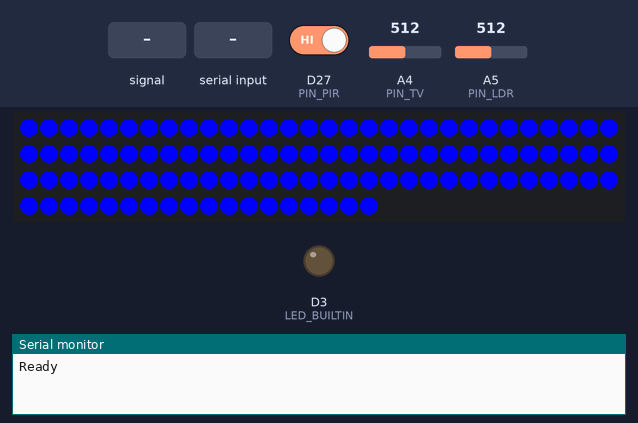
A sketch run on a simulated nRF52 board. Parts: 108 RGB LEDs in strip order, left to right, continuing on the next row, output pins drawn as LEDs (lit = HIGH), the last lines printed to the serial monitor. The inputs (shaded band) are chosen by the test bench; at power-on: A5 (PIN_LDR) = 512, A4 (PIN_TV) = 512, D27 (PIN_PIR) HIGH. A phone connects over Bluetooth LE 3 s after start.

Above: at 1.2 s.
1.3 s: A4 (PIN_TV) fed a 200 Hz sine of ±255 counts around its level
4.3 s: A5 (PIN_LDR) set to 34
6.2 s: A5 (PIN_LDR) set to 27
At 7.1 s:
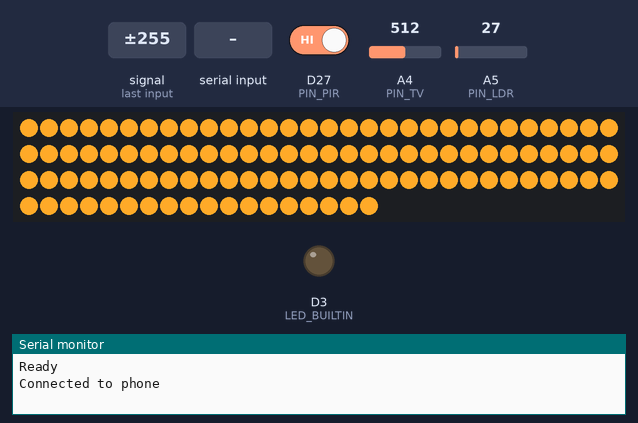
7.7 s: "rainbow,1\n" received over the second serial link
At 7.85 s:
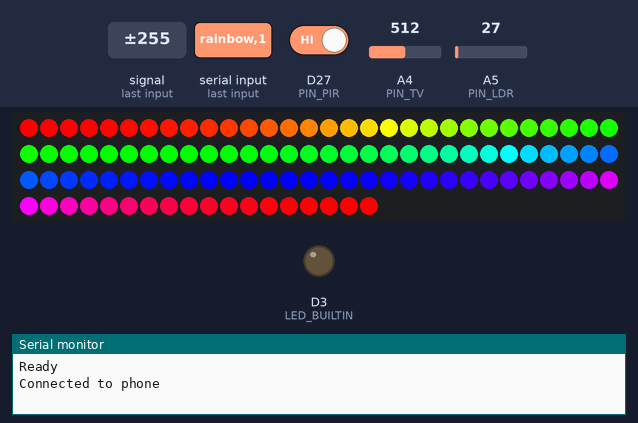
10.1 s: "pwroff,1\n" received over the second serial link
At 11.3 s:
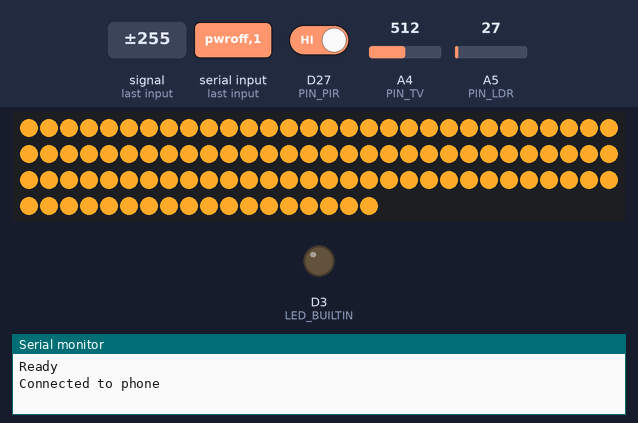
11.6 s: "pwron,1\n" received over the second serial link
At 12.0 s:
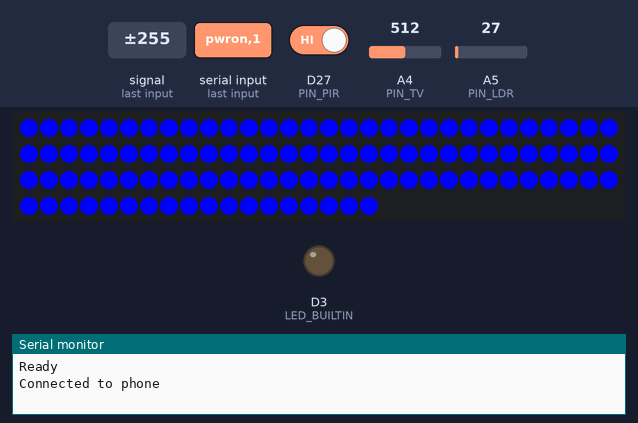
Timing chart, 0 to 14.1 s (numbered marks = the images above; inputs shaded):
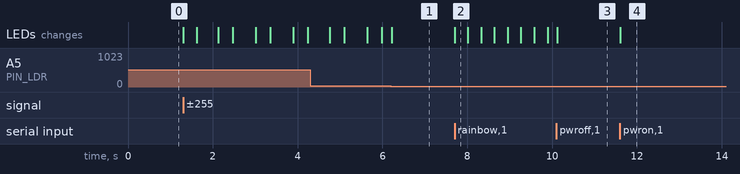

The sketch:

plain-backlight.ino
```cpp
/***********************************************************************
 * @file      audio-visualizer.ino
 * @author    Fahad Mirza (fahadmirza8@gmail.com)
 * @version   V2.0
 * @brief     Main Application
 ***********************************************************************/
/*-- Includes ---------------------------------------------------------*/
#include <Arduino.h>
#include <Adafruit_NeoPixel.h>
#include "ble.h"


/*-- Macros -----------------------------------------------------------*/
#define CMD_BUFFER_SIZE  (25U)
#define VALID            (1U)
#define INVALID          (0U)
//#define DEBUG


/*-- Constants --------------------------------------------------------*/
static const uint8_t PIN_LDR      = A5;
static const uint8_t PIN_AUDIO_IN = A0;
static const uint8_t PIN_RESET    = 31;
static const uint8_t PIN_STROBE   = 11;
static const uint8_t PIN_NEOPIXEL = 7;
static const uint8_t PIN_PIR      = 27;
static const uint8_t PIN_TV       = A4;

static const uint8_t LED_COUNT    = 108;


/*-- Private typedef --------------------------------------------------*/
typedef enum eMode
{
    POWER_ON = 0,
    POWER_OFF,
    TV_ON,
    RAINBOW,
    BACKLIGHT,
    DARK
}eMode_t;


/*-- Private variables ------------------------------------------------*/
char CmdBuffer[CMD_BUFFER_SIZE + 1];
bool LedIsOn = false;
uint32_t DarkModeCounter = 0;

Adafruit_NeoPixel Neopixel(LED_COUNT, PIN_NEOPIXEL, NEO_GRB + NEO_KHZ800);

// Initial Application Mode
eMode_t AppMode = POWER_OFF;


/*-- Function definitions ---------------------------------------------*/
void setup()
{
    pinMode(LED_BUILTIN, OUTPUT);
    digitalWrite(LED_BUILTIN, LOW);

    // Config Neopixels
    Neopixel.begin();
    Neopixel.show();              // Turn OFF all LEDs
    Neopixel.setBrightness(255);  // Set BRIGHTNESS to max (max = 255)

    // Config PIR
    pinMode(PIN_PIR, INPUT);

    Serial.begin(115200);

#ifdef DEBUG
    // Blocking wait for connection when debug mode is enabled via IDE
    while(!Serial) yield();
#endif

    BLE_Init();
}

void loop()
{
    // Check if there is any command from BLE
    if(BLE_ProcessMsg(CmdBuffer) == VALID)
    {
        parse_cmd(CmdBuffer);
    }

    switch(AppMode)
    {
        case RAINBOW:
        {
            rainbow(20);
            break;
        }
        case DARK:
        {
            if (digitalRead(PIN_PIR) == false)
            {
                delay(1);
                DarkModeCounter++;
                if (DarkModeCounter > 60000)
                {
                    Neopixel.clear();
                    Neopixel.show();
                    LedIsOn = false;
                    DarkModeCounter = 0;
                    AppMode = POWER_OFF;

                    //digitalWrite(LED_BUILTIN, LOW);
                }
            }
            else
            {
                DarkModeCounter = 0;
            }
            break;
        }
        default:
        {
            // Backlight doesn't need continuous execution
            break;
        }
    }

    //Serial.printf("P:%d\tD:%ld\n", digitalRead(PIN_PIR), DarkModeCounter);

    if ((digitalRead(PIN_PIR) == true) && (LedIsOn == false) && (read_ldr() <= 30))
    {
        Neopixel.setBrightness(255);
        Neopixel.fill(Neopixel.Color(255, 170, 40));
        Neopixel.show();
        LedIsOn = true;
        AppMode = DARK;
        DarkModeCounter = 0;

        //digitalWrite(LED_BUILTIN, HIGH);
    }

    if (is_tv_on() && (LedIsOn == false))
    {
        backlight(0); // Whatever last was used
        LedIsOn = true;
        AppMode = TV_ON;
    }
    else if ((is_tv_on() == false) && (AppMode == TV_ON))
    {
        Neopixel.clear();
        Neopixel.show();
        LedIsOn = false;
        AppMode = POWER_OFF;
    }

}

bool is_tv_on(void)
{
    if (analogRead(PIN_TV) > 400)
    {
        return true;
    }

    return false;
}

uint32_t read_ldr(void)
{
    uint32_t sensorValueSum = 0;

    for(int i = 0; i < 50; i++)
    {
        sensorValueSum += analogRead(PIN_LDR);
    }

    uint32_t sensorValueAvg = sensorValueSum / 50;

    //Serial.println(sensorValueAvg);

    return sensorValueAvg;
}


/******************************************************************************
 * @brief  parse the command received from BLE
 * @param  cmd: pointer of the buffer that holds the command
 * @retval None
 ******************************************************************************/
static void parse_cmd(char *cmd)
{
    if(strncmp(cmd, "pwroff", strlen("pwroff")) == 0)
    {
        Neopixel.clear();
        Neopixel.show();
        LedIsOn = false;
        AppMode = POWER_OFF;
    }
    else if(strncmp(cmd, "pwron", strlen("pwron")) == 0)
    {
        backlight(0); // Whatever last was used
        LedIsOn = true;
        AppMode = POWER_ON;
    }
    else if(strncmp(cmd, "rainbow", strlen("rainbow")) == 0)
    {
        Neopixel.setBrightness(255);
        LedIsOn = true;
        AppMode = RAINBOW;
    }
    else if(strncmp(cmd, "bl", strlen("bl")) == 0)
    {
        // BackLight mode. The command looks like this
        // "bl,253,124,78,100" (cmd,r,g,b,brightness)

        // Skip "bl,"
        cmd += 3;

        char *token;
        char rgb[5];   // Holder for RGB and brightness
        uint8_t i = 0;

        token = strtok(cmd, ",");
        while(token != NULL)
        {
            rgb[i++] = strtol(token, NULL, 10);
            token = strtok(NULL, ",");
        }

        Neopixel.setBrightness(rgb[3]);
        backlight(Neopixel.Color(rgb[0], rgb[1], rgb[2]));
        LedIsOn = true;

        if (AppMode != TV_ON)
        {
            AppMode = BACKLIGHT;
        }
    }
}


/******************************************************************************
 * @brief  Turn ON all the LED with one color
 * @param  32bit color value
 * @retval None
 ******************************************************************************/
void backlight(uint32_t color)
{
    // This value is static. So if we press "power on" it will use
    // whatever color was last used as backlight.
    static uint32_t backlightColor = Neopixel.Color(0, 0, 255);

    if(color != 0)
    {
        backlightColor = color;
    }
    Neopixel.fill(backlightColor);
    Neopixel.show();
}


/******************************************************************************
 * @brief  Execute the rainbow animation on the LED strip
 * @param  wait: how long to wait between color transition
 * @retval None
 ******************************************************************************/
// Rainbow cycle along whole strip. Pass delay time (in ms) between frames.
void rainbow(int wait)
{
    static long firstPixelHue = 0;

    for(uint8_t i = 0; i < Neopixel.numPixels(); i++)
    {
      // Offset pixel hue by an amount to make one full revolution of the
      // color wheel (range of 65536) along the length of the strip
      // (strip.numPixels() steps):
      int pixelHue = firstPixelHue + (i * 65536L / Neopixel.numPixels());
      // strip.ColorHSV() can take 1 or 3 arguments: a hue (0 to 65535) or
      // optionally add saturation and value (brightness) (each 0 to 255).
      // Here we're using just the single-argument hue variant. The result
      // is passed through strip.gamma32() to provide 'truer' colors
      // before assigning to each pixel:
      Neopixel.setPixelColor(i, Neopixel.gamma32(Neopixel.ColorHSV(pixelHue)));
    }

    Neopixel.show(); // Update strip with new contents
    delay(wait);     // Pause for a moment

    firstPixelHue += 256;

    if(firstPixelHue >= 5*65536)
    {
        firstPixelHue = 0;
    }
}
```

ble.cpp
```cpp
/***********************************************************************
 * @file      ble.cpp
 * @author    Fahad Mirza (fahadmirza8@gmail.com)
 * @version   V02.0
 * @brief     Bluetooth communication module
 ***********************************************************************/
/*-- Includes ---------------------------------------------------------*/
#include <Arduino.h>
#include <bluefruit.h>
#include "ble.h"


/*-- Private macros --------------------------------------------------*/
#define BLE_BUFFER_SIZE    (25U)
#define VALID    (1U)
#define INVALID  (0U)


/*-- Private variables ------------------------------------------------*/
// BLE UART Service
BLEUart bleuart;


/*-- Private functions ------------------------------------------------*/
void startAdv(void);
void connect_callback(uint16_t conn_handle);
void disconnect_callback(uint16_t conn_handle, uint8_t reason);


/*-- Exported functions -----------------------------------------------*/
/************************************************************************
 * @brief  Initialize the BLE stack
 * @param  None
 * @retval None
 ***********************************************************************/
void BLE_Init(void)
{
    // Setup the BLE LED to be disabled on CONNECT
    Bluefruit.autoConnLed(false);
    // Config the peripheral connection with maximum bandwidth
    // more SRAM required by SoftDevice
    // Note: All config***() function must be called before begin()
    Bluefruit.configPrphBandwidth(BANDWIDTH_MAX);

    Bluefruit.begin();
    Bluefruit.setTxPower(4);    // Check bluefruit.h for supported values
    Bluefruit.setName("Illuminati-TV");
    Bluefruit.Periph.setConnectCallback(connect_callback);
    Bluefruit.Periph.setDisconnectCallback(disconnect_callback);

    // Configure and Start BLE Uart Service
    bleuart.begin();

    // Set up and start advertising
    startAdv();

    Serial.println("Ready");
}


/******************************************************************************
 * @brief  Process incoming BLE messages
 * @param  msgBuffer: pointer of the buffer to hold the BLE message
 * @retval VALID: If a complete message is received
 *         INVALID: If not
 ******************************************************************************/
uint8_t BLE_ProcessMsg(char *msgBuffer)
{
    static char command[BLE_BUFFER_SIZE + 1];
    static uint8_t i = 0;

    // Check if any BLE msg is available to read
    while(bleuart.available())
    {
        command[i] = (uint8_t)bleuart.read();
        //Serial.print(command[i]);

        if(command[i] == '\n') // End of the message
        {
            if(i != 0)
            {
                // Null terminating the msg
                command[i] = '\0';
                strncpy(msgBuffer, command, i + 1);
                i = 0;
                return VALID;
            }
        }
        else if(i == BLE_BUFFER_SIZE)
        {
            Serial.print("overflow");
            i = 0;
        }
        else if(command[i] == 0)
        {
          // Sometimes I receive this zero from
          // the android app. Haven't figure out why.
          // For now just ignore, and eveything will be fine.
        }
        else
        {
            i++;
        }
    }

    return INVALID;
}


/******************************************************************************
 * @brief  Start Advertising
 * @param  None
 * @retval None
 ******************************************************************************/
void startAdv(void)
{
    // Advertising packet
    Bluefruit.Advertising.addFlags(BLE_GAP_ADV_FLAGS_LE_ONLY_GENERAL_DISC_MODE);

    // Include bleuart 128-bit uuid
    Bluefruit.Advertising.addService(bleuart);

    // Secondary Scan Response packet (optional)
    // Since there is no room for 'Name' in Advertising packet
    Bluefruit.ScanResponse.addName();

    /* Start Advertising
     * - Enable auto advertising if disconnected
     * - Interval:  fast mode = 20 ms, slow mode = 152.5 ms
     * - Timeout for fast mode is 30 seconds
     * - Start(timeout) with timeout = 0 will advertise forever (until connected)
     *
     * For recommended advertising interval
     * https://developer.apple.com/library/content/qa/qa1931/_index.html
     */
    Bluefruit.Advertising.restartOnDisconnect(true);
    Bluefruit.Advertising.setInterval(32, 244);    // in unit of 0.625 ms
    Bluefruit.Advertising.setFastTimeout(30);      // number of seconds in fast mode
    Bluefruit.Advertising.start(0);                // 0 = Don't stop advertising after n seconds
}


/******************************************************************************
 * @brief  Callback invoked when central connects
 * @param  conn_handle: BLE handler that is connected
 * @retval None
 ******************************************************************************/
void connect_callback(uint16_t conn_handle)
{
    // Get the reference to current connection
    BLEConnection* connection = Bluefruit.Connection(conn_handle);

    char central_name[32] = { 0 };
    connection->getPeerName(central_name, sizeof(central_name));

    Serial.print("Connected to ");
    Serial.println(central_name);
}


/******************************************************************************
 * @brief  Callback invoked when connection is dropped
 * @param  conn_handle: BLE handler that is connected
 *         reason: and the why
 * @retval None
 ******************************************************************************/
void disconnect_callback(uint16_t conn_handle, uint8_t reason)
{
    (void) conn_handle;
    (void) reason;

    Serial.println();
    Serial.print("Disconnected, reason = 0x"); Serial.println(reason, HEX);
}
```

ble.h
```cpp
/***********************************************************************
 * @file     ble.h
 * @author   Fahad Mirza (fahadmirza8@gmail.com)
 * @version  V2.0
 * @brief    Header file for bluetooth communication module
 ***********************************************************************/

#ifndef BLE_H__
#define BLE_H__

/************************************************************************
 * @brief  Initialize the BLE stack
 * @param  None
 * @retval None
 ***********************************************************************/
void BLE_Init(void);

/******************************************************************************
 * @brief  Process incoming BLE messages
 * @param  msgBuffer: pointer of the buffer to hold the BLE message
 * @retval VALID: If a complete message is received
 *         INVALID: If not
 ******************************************************************************/
uint8_t BLE_ProcessMsg(char *msgBuffer);


#endif /* BLE_H__ */
```

Measured:
- the behaviour switches between 31 and 30 on A5 (PIN_LDR) (found by bisection; images 0 and 1)
- after the input at 6.2 s, the LEDs: change at once (image 1)
- after the input at 7.7 s, the LEDs: change at once (image 2)
- after the input at 10.1 s, the LEDs: change at once (image 3)
- after the input at 11.6 s, the LEDs: change at once (image 4)
